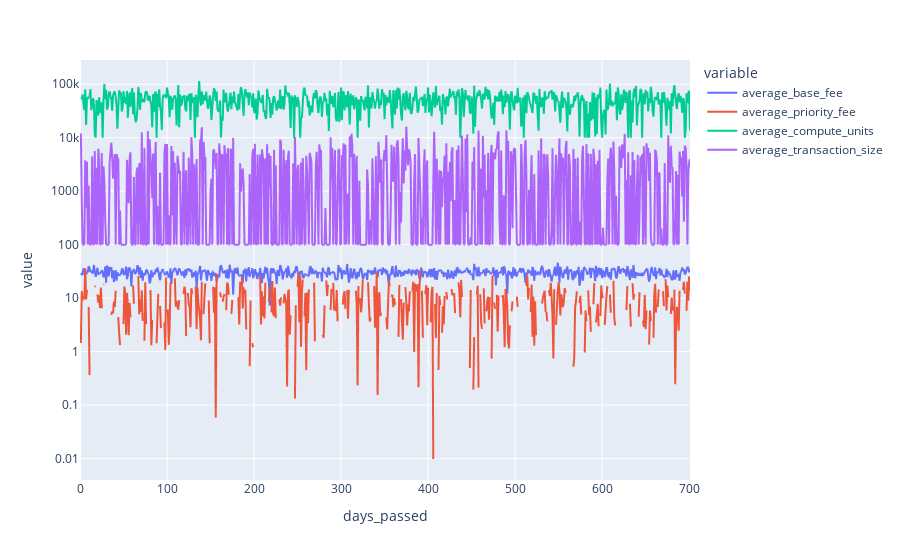

The notebook cell saved with this chart:
### Code cell
px.line(sim_df, 
        x='days_passed', 
        y=[el for el in sim_df.columns if "average" in el],
        log_y=True)

### Figure 1 — Plotly figure (JSON) as saved in the notebook; plotly's stock layout.template omitted (floating-point values rounded to 4 significant figures; data arrays with more than 128 entries replaced by an {"elided": "..."} marker saying what was removed)
{"data": [{"hovertemplate": "variable=average_base_fee<br>days_passed=%{x}<br>value=%{y}<extra></extra>", "legendgroup": "average_base_fee", "line": {"color": "#636efa", "dash": "solid"}, "marker": {"symbol": "circle"}, "mode": "lines", "name": "average_base_fee", "showlegend": true, "type": "scattergl", "x": {"elided": "702 int values"}, "xaxis": "x", "y": {"elided": "702 float values"}, "yaxis": "y"}, {"hovertemplate": "variable=average_priority_fee<br>days_passed=%{x}<br>value=%{y}<extra></extra>", "legendgroup": "average_priority_fee", "line": {"color": "#EF553B", "dash": "solid"}, "marker": {"symbol": "circle"}, "mode": "lines", "name": "average_priority_fee", "showlegend": true, "type": "scattergl", "x": {"elided": "702 int values"}, "xaxis": "x", "y": {"elided": "702 float values"}, "yaxis": "y"}, {"hovertemplate": "variable=average_compute_units<br>days_passed=%{x}<br>value=%{y}<extra></extra>", "legendgroup": "average_compute_units", "line": {"color": "#00cc96", "dash": "solid"}, "marker": {"symbol": "circle"}, "mode": "lines", "name": "average_compute_units", "showlegend": true, "type": "scattergl", "x": {"elided": "702 int values"}, "xaxis": "x", "y": {"elided": "702 float values"}, "yaxis": "y"}, {"hovertemplate": "variable=average_transaction_size<br>days_passed=%{x}<br>value=%{y}<extra></extra>", "legendgroup": "average_transaction_size", "line": {"color": "#ab63fa", "dash": "solid"}, "marker": {"symbol": "circle"}, "mode": "lines", "name": "average_transaction_size", "showlegend": true, "type": "scattergl", "x": {"elided": "702 int values"}, "xaxis": "x", "y": {"elided": "702 float values"}, "yaxis": "y"}], "layout": {"legend": {"title": {"text": "variable"}, "tracegroupgap": 0}, "margin": {"t": 60}, "xaxis": {"anchor": "y", "domain": [0, 1], "title": {"text": "days_passed"}}, "yaxis": {"anchor": "x", "domain": [0, 1], "title": {"text": "value"}, "type": "log"}}}
